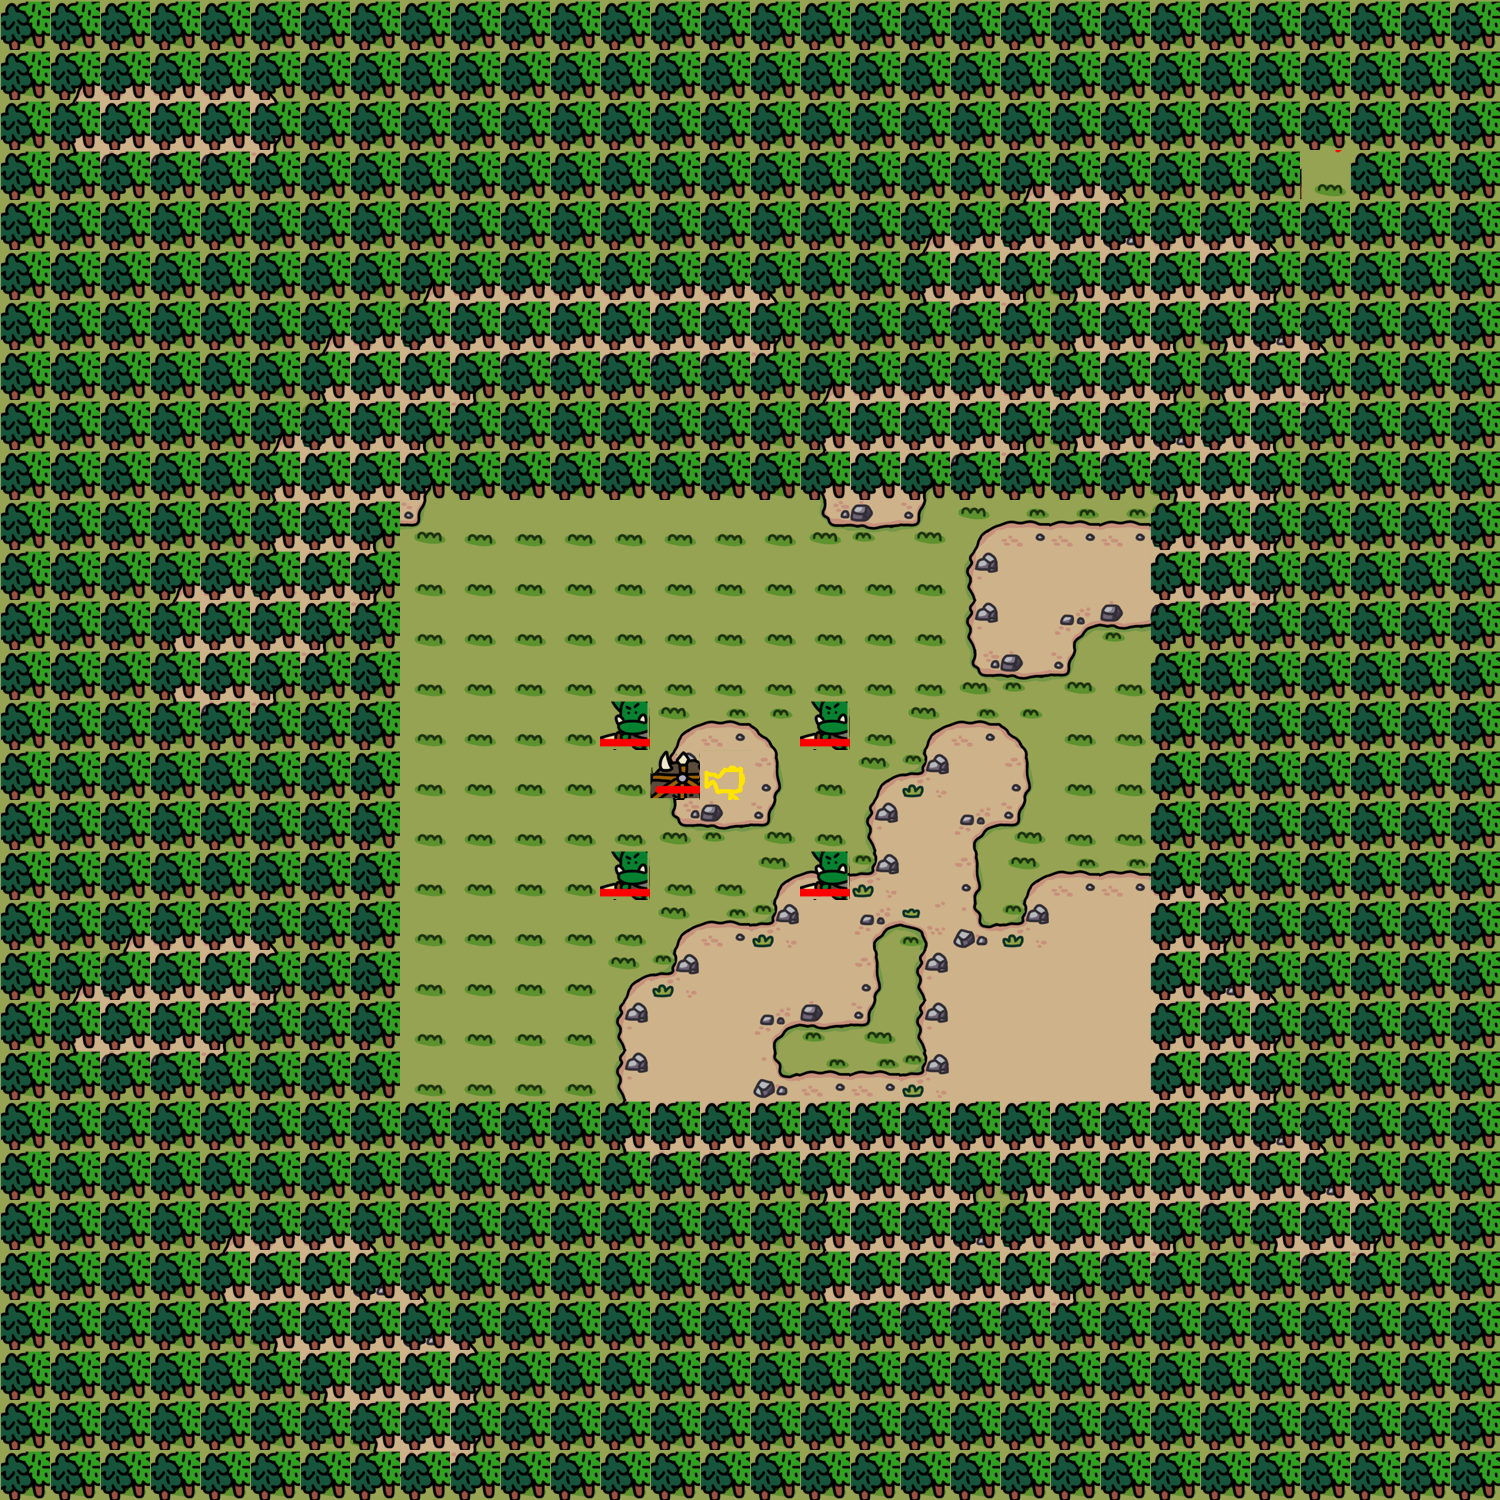

Below is a game level as drawn by its tile map, then a one-line description and the .tmx that defines it (tile-layer data replaced by summaries):
An orthogonal 30x30 tile map with 50x50 px tiles, 4 tile layers (stage, soil, deco, unit).

<map version="1.0" orientation="orthogonal" renderorder="right-down" width="30" height="30" tilewidth="50" tileheight="50" nextobjectid="1">
    <tileset firstgid="1" name="grassTilemap" tilewidth="50" tileheight="50" tilecount="130">
        <image source="50TileSet.png" width="512" height="1024" />
  <terraintypes>
   <terrain name="soil" tile="-1" />
  </terraintypes>
  <tile id="30" terrain=",,,0" />
  <tile id="31" terrain=",,0,0" />
  <tile id="32" terrain=",,0," />
  <tile id="33" terrain="0,0,0," />
  <tile id="34" terrain="0,0,,0" />
  <tile id="40" terrain=",0,,0" />
  <tile id="41" terrain="0,0,0,0" />
  <tile id="42" terrain="0,,0," />
  <tile id="43" terrain="0,,0,0" />
  <tile id="44" terrain=",0,0,0" />
  <tile id="50" terrain=",0,," />
  <tile id="51" terrain="0,0,," />
  <tile id="52" terrain="0,,," />
 </tileset>
 <layer name="stage" width="30" height="30">
  <data>[900 cells, 900 non-empty, 2 distinct tile ids]</data>
 </layer>
 <layer name="soil" width="30" height="30">
  <data>[900 cells, 349 non-empty, 16 distinct tile ids]</data>
 </layer>
 <layer name="deco" width="30" height="30">
  <data>[900 cells, 720 non-empty, 2 distinct tile ids]</data>
 </layer>
 <layer name="unit" width="30" height="30">
  <data>[900 cells, 6 non-empty, 3 distinct tile ids]</data>
 </layer>
</map>
